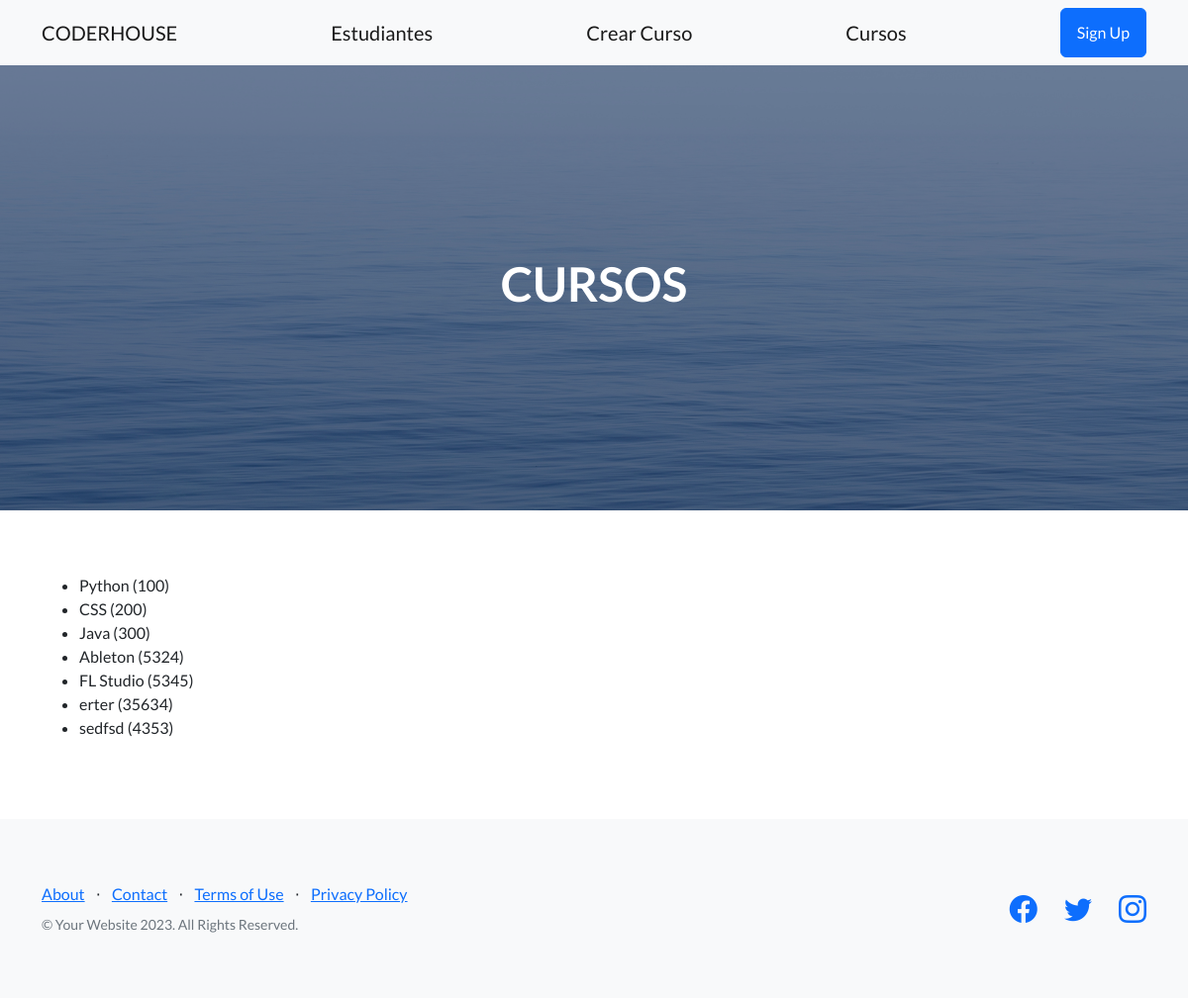
/estudios/cursos/, run on an earlier commit of the app's database.
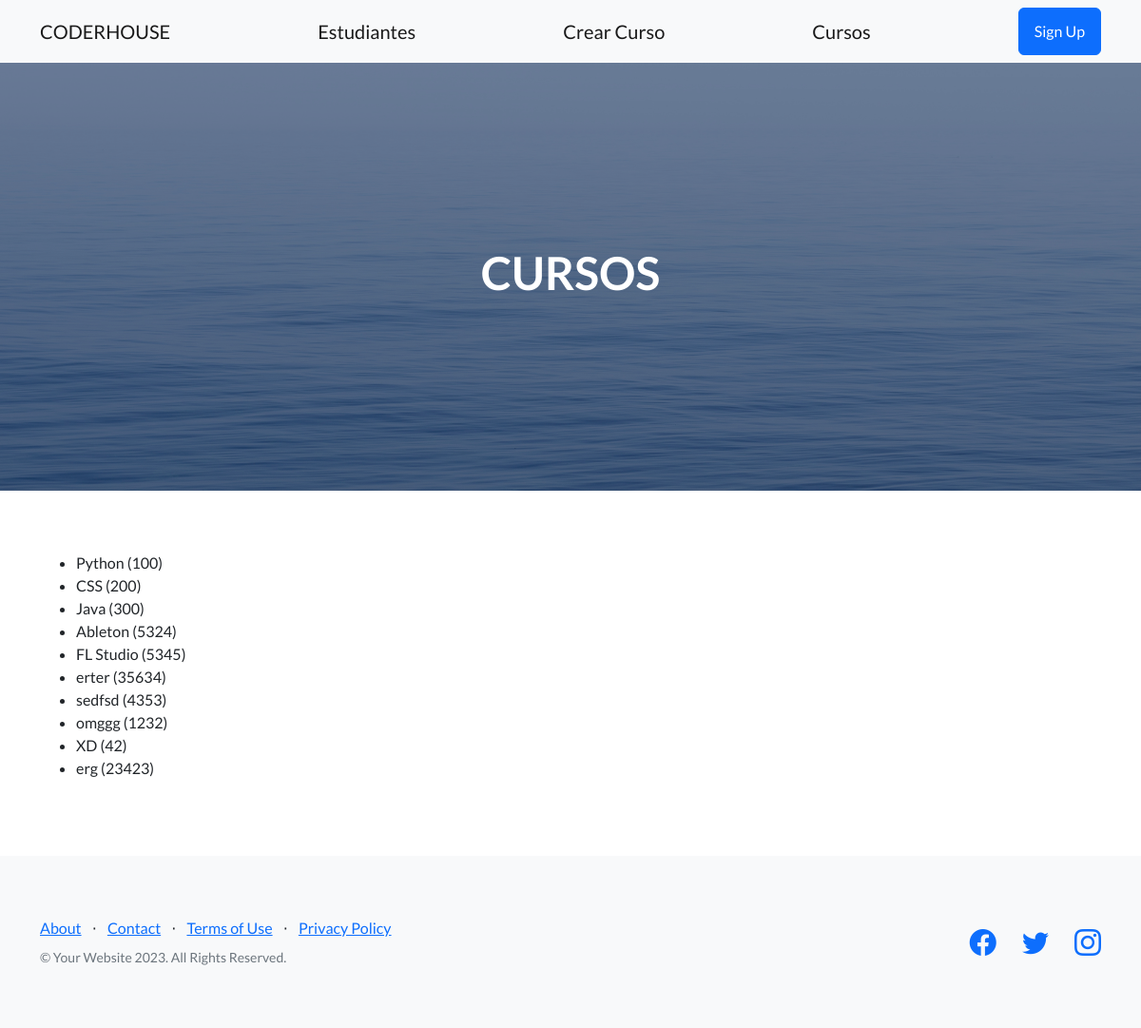
And on a later commit of the database.
### control_estudios/models.py (models this page shows)
class Curso(models.Model):
    nombre = models.CharField(max_length=64)
    comision = models.IntegerField()
    def __str__(self):
        return f"{self.nombre} ({self.comision})"

### control_estudios/views.py (the view)
# urls.py: path("cursos/", cursos, name="cursos"),
def cursos(request):
    http_response = render(
        request=request,
        template_name="cursos.html",
        context={"cursos": Curso.objects.all()}
    )
    return http_response

### control_estudios/templates/cursos.html (shortened to what this page needs)
{%extends "padre.html"%}
{%block heading%}
<h1>CURSOS</h1>
{%endblock heading%}
{% block contenido %}
<ul>
    {%for curso in cursos%}
        <li>
            {{curso}}
        </li>
    {%endfor%}
</ul>
{% endblock contenido %}

### control_estudios/templates/padre.html (shortened to what this page needs)
{%load static%}
<!DOCTYPE html>
<html lang="en">
    <head>
        <link href="https://cdn.jsdelivr.net/npm/bootstrap-icons@1.5.0/font/bootstrap-icons.css" rel="stylesheet" type="text/css" />
        <link href="{% static 'control_estudios/css/styles.css' %}" rel="stylesheet" />
    </head>
    <body>
        <nav class="navbar navbar-light bg-light static-top">
            <div class="container">
                <a class="navbar-brand" href={%url "inicio"%}>CODERHOUSE</a>
                <a class="navbar-brand" href="{%url "estudiantes"%}">Estudiantes</a>
                <a class="navbar-brand" href="{%url "crear-curso"%}">Crear Curso</a>
                <a class="navbar-brand" href="{%url "cursos"%}">Cursos</a>
                <a class="btn btn-primary" href="#signup">Sign Up</a>
            </div>
        </nav>
        <header class="masthead">
            <div class="container position-relative">
                <div class="row justify-content-center">
                    <div class="col-xl-6">
                        <div class="text-center text-white">
                            {%block heading%}
                            {%endblock heading%}
                        </div>
                    </div>
                </div>
            </div>
        </header>
        <section style="padding:4rem 3rem;">
            {% block contenido %}
            {% endblock contenido %}
        </section>
        <footer class="footer bg-light">
            <div class="container">
                <div class="row">
                    <div class="col-lg-6 h-100 text-center text-lg-start my-auto">
                        <ul class="list-inline mb-2">
                            <li class="list-inline-item"><a href="#!">About</a></li>
                            <li class="list-inline-item">⋅</li>
                            <li class="list-inline-item"><a href="#!">Contact</a></li>
                            <li class="list-inline-item">⋅</li>
                            <li class="list-inline-item"><a href="#!">Terms of Use</a></li>
                            <li class="list-inline-item">⋅</li>
                            <li class="list-inline-item"><a href="#!">Privacy Policy</a></li>
                        </ul>
                        <p class="text-muted small mb-4 mb-lg-0">&copy; Your Website 2023. All Rights Reserved.</p>
                    </div>
                    <div class="col-lg-6 h-100 text-center text-lg-end my-auto">
                        <ul class="list-inline mb-0">
                            <li class="list-inline-item me-4">
                                <a href="#!"><i class="bi-facebook fs-3"></i></a>
                            </li>
                            <li class="list-inline-item me-4">
                                <a href="#!"><i class="bi-twitter fs-3"></i></a>
                            </li>
                            <li class="list-inline-item">
                                <a href="#!"><i class="bi-instagram fs-3"></i></a>
                            </li>
                        </ul>
                    </div>
                </div>
            </div>
        </footer>
    </body>
</html>

What changed in the data, as far as the page shows it:
added Curso: nombre+comision "omggg (1232)"
added Curso: nombre+comision "XD (42)"
added Curso: nombre+comision "erg (23423)"
